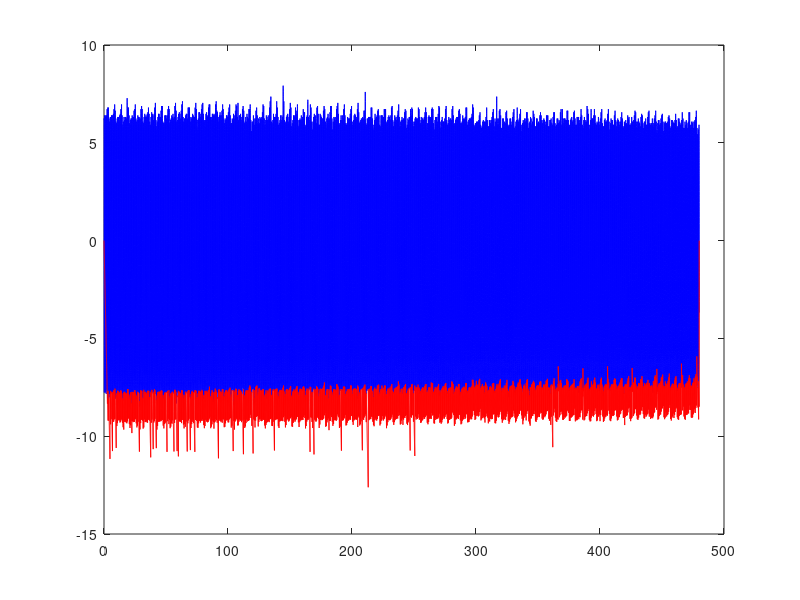
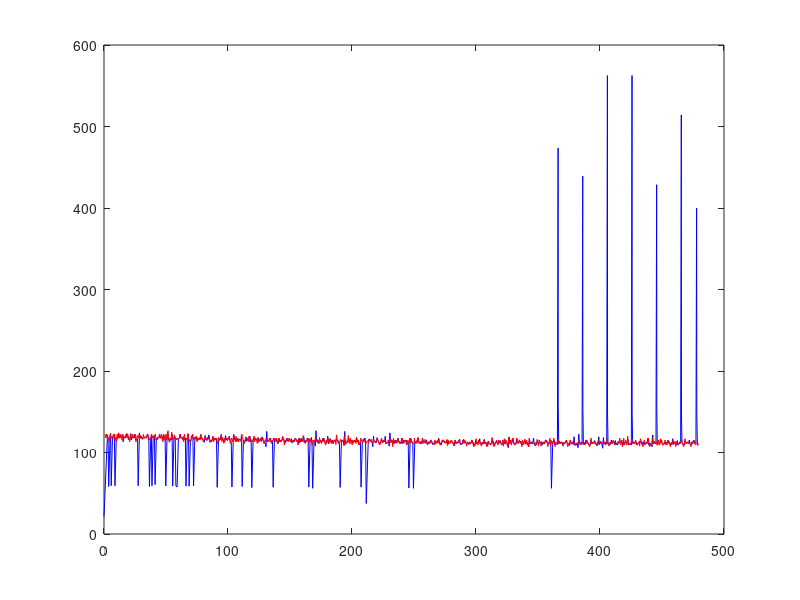

These charts were generated, in order, by the following MATLAB code:
clear
close all
load('0104_8min.mat')

y=signal.pleth.y; %samples
Fs=param.samplingrate.pleth;
ref=reference.hr.pleth.x; % the refernace signal
N=length(y); % sample length
T = 1/Fs; %period
t = (0:N-1)*T; %seconds

% Calculate the first difference of the filtered signal
y_d = y(1:N-1) - y(2:N);

% --- Peak detector ---
% - Define variables used for the peak detector -
% Variable to save threshold values
crawler = zeros(length(y_d),1);

peak = 0;
peak_time = 0;
ptp = 0;
ptp_values = 1;
ptp_time = 0;
ptp_i = 1;
% Decay rate (in the beginning it is a constant so there would be something to start with)
decay = 0.01;
delay = 0;
% Variables for R wave detection
rwave_peaks = 0;
rwave_time = 0;
rwave_value = 0;
% Variables for measurement of R-wave width
r_width = 0;
r_width_arr = 0;



% - Peak detector (crawler) -
for i = 2 : length(y_d)-9
    
    % - Check if current point in the signal is a R peak -
    % To detect a peak, the signal at a particular point should satisfy
    % three conditions:
    %   * The signal should change its direction from rising to falling.
    %     This is done by detecting the point where first difference
    %     changes sign from positive to negative.
    %   * Current threshold level should be lower than the signal value at
    %     this point.
    %   * Delay should be over 1/10th of Sampling freqancy (1 second).
    %     This is done not to detect multiple peaks in the close vicinity
    
    if ((y_d(i,1) < 0 && y_d(i-1,1) > 0) && (crawler(i-1,1) < y(i,1) && (delay > Fs/10))) | ...
            ((y(i,1) < y(i-1,1) && y(i,1) < y(i+10,1)) && (crawler(i-1,1) < y(i,1) && (delay > Fs/10)))
            
            crawler(i,1) = y(i,1); % Set threshold to peak value
            
            % - Calculate and save Peak to Peak (R-R interval) -
            ptp = t(i) - peak_time;
            peak_time = t(i);
            ptp_values = [ptp_values; ptp];
            ptp_time = [ptp_time; t(i)];
            ptp_i = [ptp_i; i];
            peak = y(i,1);
            delay = 0;         % - Reset delay time -
            
    else  % - If a peak is not detected then decrease the threshold -
        decay = peak/100; % Calculate decay depending on the amplitude of the last detected peak
        if decay < 0.01
            decay=0.01;
        end
        crawler(i,1) = crawler(i-1,1) - decay; % Decrease the threshold by the decay rate and save it
        delay = delay + 1; % - Increment delay -
    end
end

plot(t(1:N-1), y(1:N-1), 'b');
hold on
plot(t(1:N-1), crawler, 'r');

L=length(ptp_time);
%calculate pulse in real time
for i=1:(L-1)
    pulse_real_time(i)=60/(ptp_time(i+1)-ptp_time(i));
end

l_ref=length(ref);
for i=1:(l_ref-1)
    pulse_real_ref(i)=60/(ref(i+1)-ref(i));
end

pulse=mean(pulse_real_time(3:end))
pulse_ref=mean(pulse_real_ref(3:end))

figure(2)
plot(ptp_time(1:L-1),pulse_real_time, 'b',ref(1:l_ref-1), pulse_real_ref, 'r')


